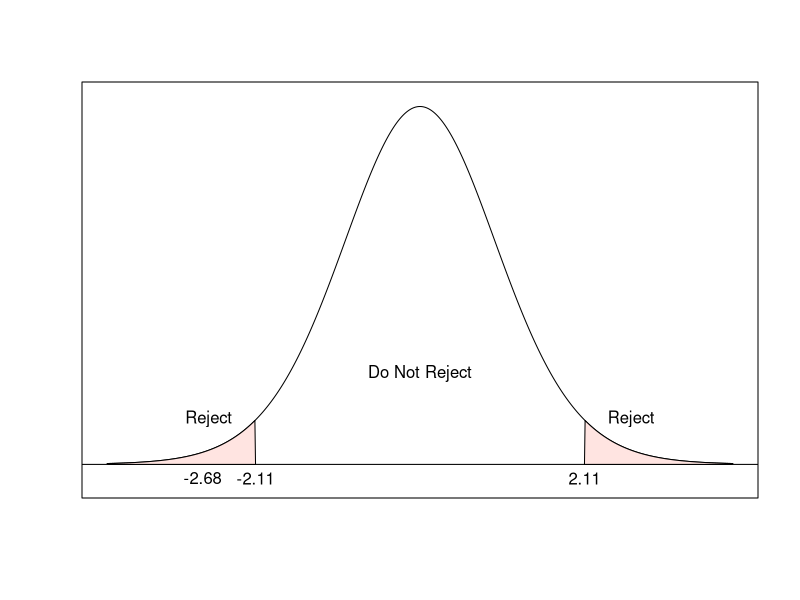

Write the R code that produced this figure.
## ---- chunk 1
knitr::opts_chunk$set(echo = TRUE)
## ---- chunk 2
x <- seq(-4,4,length.out=1000)
y <- dt(x,18)
x1 <- -4; x2 <- -qt(0.975,18); x3 <- qt(0.975,18); x4 <- 4
ts <- -2.681
x.coord <- c(x[x > x1 & x < x2])
y.coord <- y[x > x1 & x < x2]
x.coord2 <- c(x[x > x3 & x < x4])
y.coord2 <- y[x > x3 & x < x4]
plot(x,y,type='l', xaxt='n', yaxt='n', ylab="",xlab="", ylim=c(-0.02,max(y)+0.01)) #
abline(h=0)
polygon(x=x.coord, y= c(0, y.coord[2:(length(y.coord)-1)], 0), col="mistyrose")
polygon(x=x.coord2, y= c(0, y.coord2[2:(length(y.coord2)-1)], 0), col="mistyrose")
text(-2.7,0.05,"Reject"); text(2.7,0.05,"Reject"); text(0,0.1,"Do Not Reject")
text(x2, -0.015, "-2.11"); text(x3, -0.015, "2.11"); text(ts-0.1, -0.015, "-2.68")
